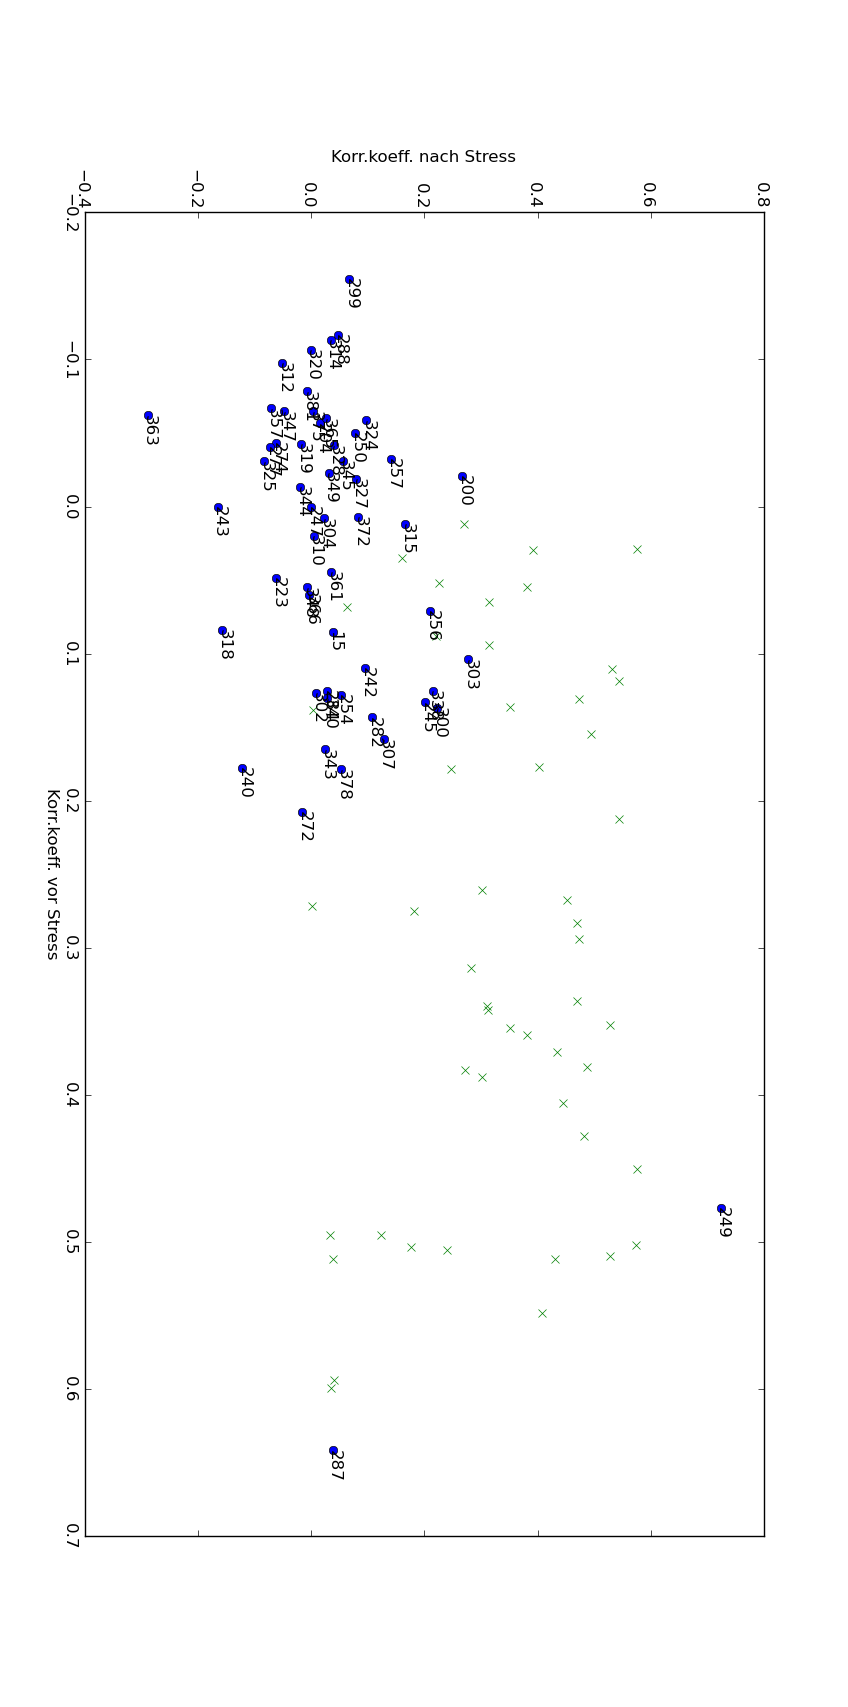

Generate this figure with Python:
from pylab import *
import pickle

def find_len(liste):
	len=0
	for i in liste:
		if(i==0):
			break;
		len+=1
	return len
		

f2=open("../../Daten/zeitreihen.data");
zeitreihen=pickle.load(f2)
#print zeitreihen

dyade_num=len(zeitreihen)

f=open("../../Daten/id_lst.data");
ids=pickle.load(f)
print ids;

dyaden_ids=[]
for i in range(dyade_num):
	dyaden_ids+=[ids[i]]

# Entferne alle Zustaende mit 0
zeitreihen_trimmed=zeros([dyade_num,3,6000])
lens=zeros([dyade_num,3])
print "Trimming start"
for d in range(dyade_num):
	for m in range(3):
		a=0
		for i in zeitreihen[d,m]:
			if(i>0 and i<17):
				zeitreihen_trimmed[d,m,a]=i-1
				a+=1
		lens[d,m]=a
print "Trimming end"

cors=zeros([dyade_num,2])
for i in range(dyade_num):
	if(i!=3):
		tmp_state=zeitreihen_trimmed[i,0]
		length=lens[i,0]
	
		cors[i,0]=corrcoef(tmp_state[:length]//4,tmp_state[:length]%4)[0,1] #vor Stress
		
		tmp_state=zeitreihen_trimmed[i,2]
		length=lens[i,2]
		print length,
		cors[i,1]=corrcoef(tmp_state[:length]//4,tmp_state[:length]%4)[0,1] #nach Stress

# Generate N random values
xmax=0.6
ymax=0.6
N=50

X=random(N)*xmax
Y=random(N)*ymax


print cors[:,1]
#hist(cors[:,0])
plot(cors[:,0],ones(len(cors[:,0])),'o')
xlabel("Korr.koeff. vor Stress")

figure(2)
#hist(cors[:,1])
plot(cors[:,1],ones(len(cors[:,1])),'o')
xlabel("Korr.koeff. nach Stress")


figure(3)
diff=cors[:,1]-cors[:,0]
hist(diff)
xlabel("Aenderung des Korr.koeff.")
ylabel("Absolute Haeufigkeit")
print mean(diff)



figure(5)
plot(cors[:,0],cors[:,1],'o')
plot(X,Y,'x')
xlabel("Korr.koeff. vor Stress")
ylabel("Korr.koeff. nach Stress")


for i in range(55):
	text(cors[i,0],cors[i,1],dyaden_ids[i])

show()
